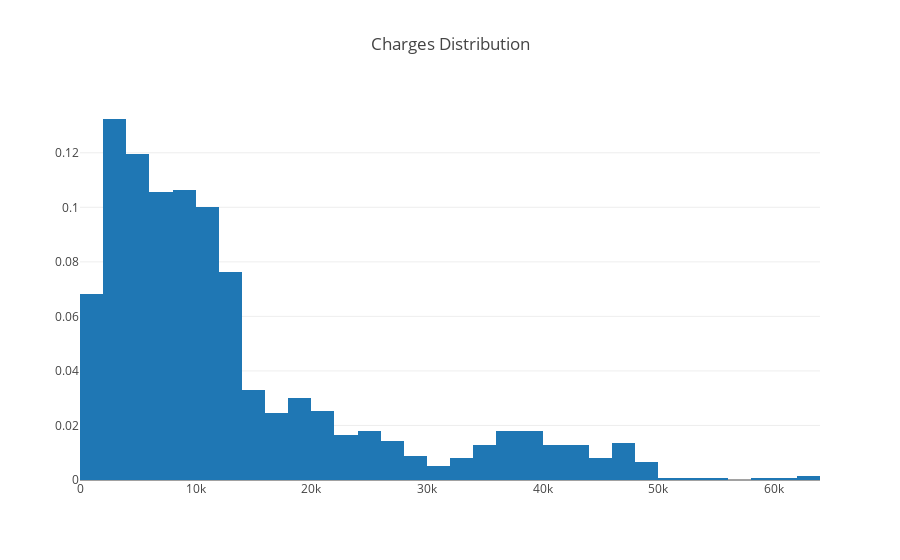

The code cell stored with this chart in its notebook:
### Code cell
# Distribution of Charges
charges_dist = df_1["charges"].values
charges_hist = go.Histogram(x=charges_dist, histnorm='probability', name="Charges Distribution")
data = [charges_hist]
layout = go.Layout(title="Charges Distribution")
fig = go.Figure(data=data, layout=layout)
iplot(fig, filename="Charges Distribution")

# From the histogram we can observe a positive skewed distribution of charges

### Figure 1 — Plotly figure (JSON) as saved in the notebook; plotly's stock layout.template omitted (floating-point values rounded to 4 significant figures; data arrays with more than 128 entries replaced by an {"elided": "..."} marker saying what was removed)
{"data": [{"histnorm": "probability", "name": "Charges Distribution", "type": "histogram", "uid": "4fc322bf-5bdc-401c-a0a6-8df9bc3a882a", "x": {"elided": "1337 float values"}}], "layout": {"title": {"text": "Charges Distribution"}}}
